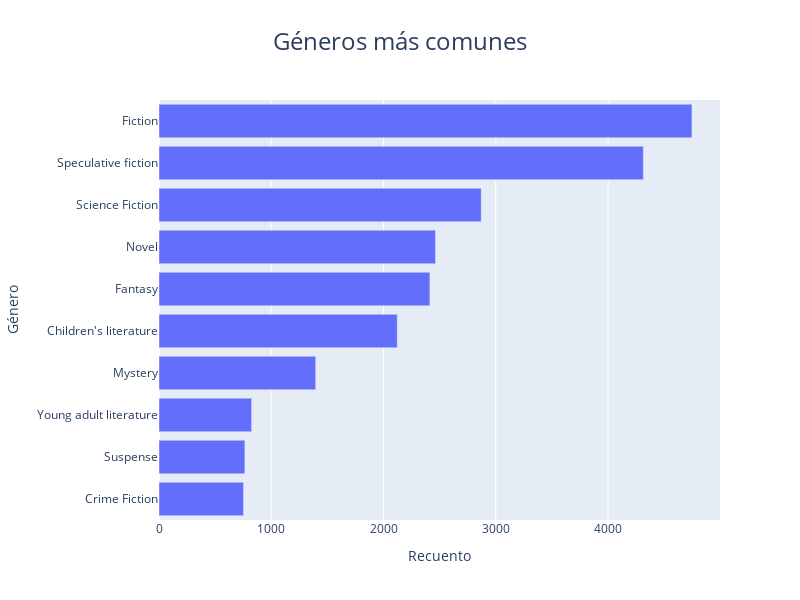

Notebook code cell kept with this figure:
### Code cell
# Contar los géneros individuales
genre_counts = Counter()
for genre_list in df['Genres']:
    genre_counts.update(genre_list)

# Crear un DataFrame con las columnas 'Género' y 'Recuento'
genre_count_df = pd.DataFrame({"Género": list(genre_counts.keys()), "Recuento": list(genre_counts.values())})

# Seleccionar los 10 principales géneros con la cuenta más alta
top_genres = genre_count_df.nlargest(columns=["Recuento"], n=10)

# Restablecer el índice del DataFrame top_genres
top_genres.reset_index(drop=True, inplace=True)

# Ordenar los géneros por Recuento
top_genres = top_genres.sort_values(by='Recuento', ascending=True)

# Crear un gráfico de barras de los recuentos de género utilizando Plotly
fig = px.bar(top_genres, x='Recuento', y='Género', 
             title='Géneros más comunes', height=600, width=800)

# Personalizar el diseño del gráfico
fig.update_layout(xaxis_title='Recuento', yaxis_title='Género', 
                  title_x=0.5, title_font_size=24, 
                  uniformtext_minsize=12, uniformtext_mode='hide')

# Mostrar el gráfico
fig.show()

# # Imprimir los recuentos de los 10 géneros principales utilizando el formato dado
# for index, row in top_genres.iterrows():
#     print(f"Género: {row['Genre']} (recuento: {row['Counts']})")

### Figure 1 — Plotly figure (JSON) as saved in the notebook; plotly's stock layout.template omitted (floating-point values rounded to 4 significant figures)
{"data": [{"alignmentgroup": "True", "hovertemplate": "Recuento=%{x}<br>Género=%{y}<extra></extra>", "legendgroup": "", "marker": {"color": "#636efa", "pattern": {"shape": ""}}, "name": "", "offsetgroup": "", "orientation": "h", "showlegend": false, "textposition": "auto", "type": "bar", "x": [753, 765, 825, 1396, 2122, 2413, 2463, 2870, 4314, 4747], "xaxis": "x", "y": ["Crime Fiction", "Suspense", "Young adult literature", "Mystery", "Children's literature", "Fantasy", "Novel", "Science Fiction", "Speculative fiction", "Fiction"], "yaxis": "y"}], "layout": {"barmode": "relative", "height": 600, "legend": {"tracegroupgap": 0}, "title": {"font": {"size": 24}, "text": "Géneros más comunes", "x": 0.5}, "uniformtext": {"minsize": 12, "mode": "hide"}, "width": 800, "xaxis": {"anchor": "y", "domain": [0, 1], "title": {"text": "Recuento"}}, "yaxis": {"anchor": "x", "domain": [0, 1], "title": {"text": "Género"}}}}
